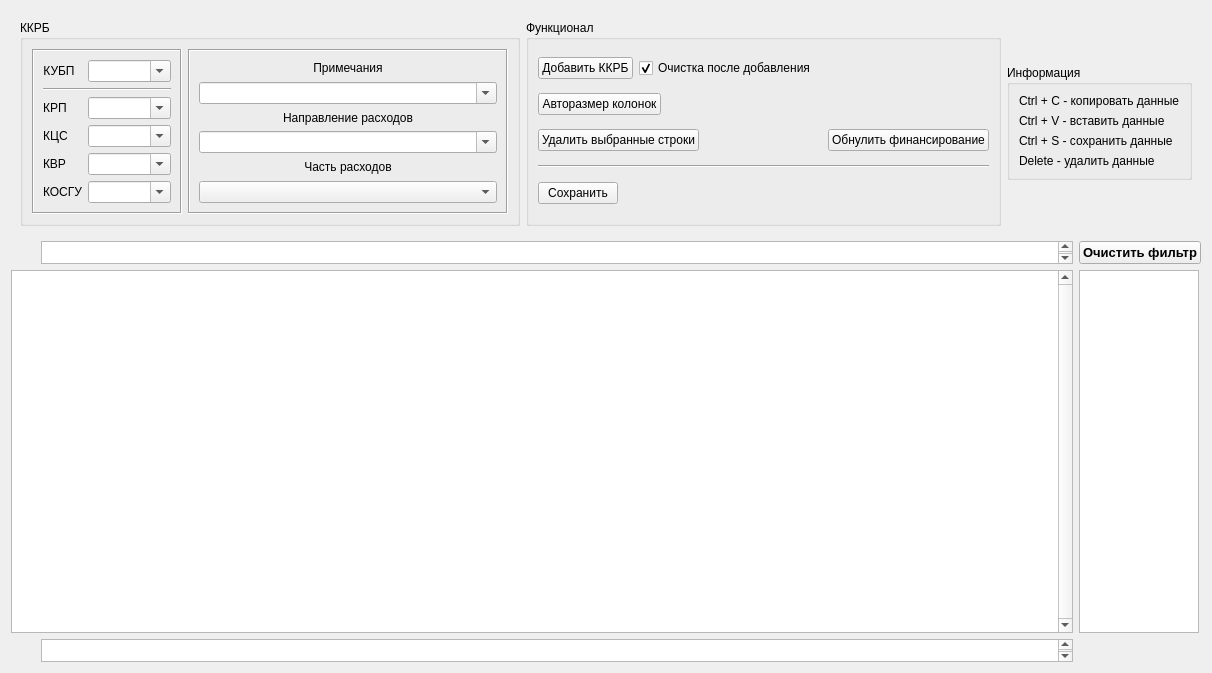
<?xml version="1.0" encoding="UTF-8"?>
<ui version="4.0">
 <class>EditorFact</class>
 <widget class="QWidget" name="EditorFact">
  <property name="geometry">
   <rect>
    <x>0</x>
    <y>0</y>
    <width>1161</width>
    <height>673</height>
   </rect>
  </property>
  <property name="windowTitle">
   <string>Form</string>
  </property>
  <layout class="QGridLayout" name="gridLayout">
   <item row="2" column="0" colspan="2">
    <widget class="QTableView" name="fact_table">
     <property name="minimumSize">
      <size>
       <width>790</width>
       <height>0</height>
      </size>
     </property>
     <property name="verticalScrollBarPolicy">
      <enum>Qt::ScrollBarAlwaysOn</enum>
     </property>
     <property name="textElideMode">
      <enum>Qt::ElideRight</enum>
     </property>
     <property name="sortingEnabled">
      <bool>false</bool>
     </property>
     <attribute name="horizontalHeaderDefaultSectionSize">
      <number>60</number>
     </attribute>
     <attribute name="horizontalHeaderStretchLastSection">
      <bool>false</bool>
     </attribute>
     <attribute name="verticalHeaderVisible">
      <bool>false</bool>
     </attribute>
     <attribute name="verticalHeaderDefaultSectionSize">
      <number>25</number>
     </attribute>
    </widget>
   </item>
   <item row="2" column="2">
    <widget class="QTableView" name="balance_sum">
     <property name="enabled">
      <bool>true</bool>
     </property>
     <property name="sizePolicy">
      <sizepolicy hsizetype="Fixed" vsizetype="Preferred">
       <horstretch>0</horstretch>
       <verstretch>0</verstretch>
      </sizepolicy>
     </property>
     <property name="minimumSize">
      <size>
       <width>120</width>
       <height>0</height>
      </size>
     </property>
     <property name="maximumSize">
      <size>
       <width>120</width>
       <height>16777215</height>
      </size>
     </property>
     <property name="frameShadow">
      <enum>QFrame::Sunken</enum>
     </property>
     <property name="verticalScrollBarPolicy">
      <enum>Qt::ScrollBarAlwaysOff</enum>
     </property>
     <property name="horizontalScrollBarPolicy">
      <enum>Qt::ScrollBarAlwaysOff</enum>
     </property>
     <property name="editTriggers">
      <set>QAbstractItemView::NoEditTriggers</set>
     </property>
     <property name="dragDropMode">
      <enum>QAbstractItemView::DragOnly</enum>
     </property>
     <property name="defaultDropAction">
      <enum>Qt::CopyAction</enum>
     </property>
     <property name="showGrid">
      <bool>true</bool>
     </property>
     <attribute name="horizontalHeaderVisible">
      <bool>false</bool>
     </attribute>
     <attribute name="horizontalHeaderMinimumSectionSize">
      <number>120</number>
     </attribute>
     <attribute name="horizontalHeaderDefaultSectionSize">
      <number>120</number>
     </attribute>
     <attribute name="horizontalHeaderShowSortIndicator" stdset="0">
      <bool>false</bool>
     </attribute>
     <attribute name="horizontalHeaderStretchLastSection">
      <bool>true</bool>
     </attribute>
     <attribute name="verticalHeaderVisible">
      <bool>false</bool>
     </attribute>
     <attribute name="verticalHeaderDefaultSectionSize">
      <number>25</number>
     </attribute>
     <attribute name="verticalHeaderStretchLastSection">
      <bool>false</bool>
     </attribute>
    </widget>
   </item>
   <item row="1" column="0" colspan="2">
    <widget class="QWidget" name="widget_2" native="true">
     <property name="sizePolicy">
      <sizepolicy hsizetype="Preferred" vsizetype="Preferred">
       <horstretch>0</horstretch>
       <verstretch>0</verstretch>
      </sizepolicy>
     </property>
     <property name="minimumSize">
      <size>
       <width>0</width>
       <height>23</height>
      </size>
     </property>
     <property name="maximumSize">
      <size>
       <width>16777215</width>
       <height>23</height>
      </size>
     </property>
     <layout class="QHBoxLayout" name="horizontalLayout_4">
      <property name="spacing">
       <number>0</number>
      </property>
      <property name="leftMargin">
       <number>0</number>
      </property>
      <property name="topMargin">
       <number>0</number>
      </property>
      <property name="rightMargin">
       <number>0</number>
      </property>
      <property name="bottomMargin">
       <number>0</number>
      </property>
      <item>
       <widget class="QWidget" name="peg_2" native="true">
        <property name="sizePolicy">
         <sizepolicy hsizetype="Fixed" vsizetype="Preferred">
          <horstretch>0</horstretch>
          <verstretch>0</verstretch>
         </sizepolicy>
        </property>
        <property name="minimumSize">
         <size>
          <width>0</width>
          <height>0</height>
         </size>
        </property>
        <property name="maximumSize">
         <size>
          <width>30</width>
          <height>16777215</height>
         </size>
        </property>
       </widget>
      </item>
      <item>
       <widget class="QTableWidget" name="filter_row">
        <property name="enabled">
         <bool>true</bool>
        </property>
        <property name="sizePolicy">
         <sizepolicy hsizetype="Preferred" vsizetype="Minimum">
          <horstretch>0</horstretch>
          <verstretch>0</verstretch>
         </sizepolicy>
        </property>
        <property name="minimumSize">
         <size>
          <width>0</width>
          <height>23</height>
         </size>
        </property>
        <property name="maximumSize">
         <size>
          <width>16777215</width>
          <height>23</height>
         </size>
        </property>
        <property name="verticalScrollBarPolicy">
         <enum>Qt::ScrollBarAlwaysOn</enum>
        </property>
        <property name="horizontalScrollBarPolicy">
         <enum>Qt::ScrollBarAlwaysOff</enum>
        </property>
        <property name="autoScroll">
         <bool>false</bool>
        </property>
        <property name="editTriggers">
         <set>QAbstractItemView::AllEditTriggers</set>
        </property>
        <property name="selectionMode">
         <enum>QAbstractItemView::NoSelection</enum>
        </property>
        <property name="verticalScrollMode">
         <enum>QAbstractItemView::ScrollPerItem</enum>
        </property>
        <property name="showGrid">
         <bool>true</bool>
        </property>
        <property name="gridStyle">
         <enum>Qt::SolidLine</enum>
        </property>
        <property name="wordWrap">
         <bool>true</bool>
        </property>
        <attribute name="horizontalHeaderVisible">
         <bool>false</bool>
        </attribute>
        <attribute name="horizontalHeaderDefaultSectionSize">
         <number>60</number>
        </attribute>
        <attribute name="horizontalHeaderHighlightSections">
         <bool>false</bool>
        </attribute>
        <attribute name="horizontalHeaderStretchLastSection">
         <bool>false</bool>
        </attribute>
        <attribute name="verticalHeaderVisible">
         <bool>false</bool>
        </attribute>
        <attribute name="verticalHeaderMinimumSectionSize">
         <number>23</number>
        </attribute>
        <attribute name="verticalHeaderDefaultSectionSize">
         <number>23</number>
        </attribute>
        <attribute name="verticalHeaderHighlightSections">
         <bool>false</bool>
        </attribute>
        <attribute name="verticalHeaderStretchLastSection">
         <bool>false</bool>
        </attribute>
        <row>
         <property name="text">
          <string/>
         </property>
        </row>
       </widget>
      </item>
     </layout>
    </widget>
   </item>
   <item row="3" column="0" colspan="2">
    <widget class="QWidget" name="widget" native="true">
     <property name="sizePolicy">
      <sizepolicy hsizetype="Preferred" vsizetype="Preferred">
       <horstretch>0</horstretch>
       <verstretch>0</verstretch>
      </sizepolicy>
     </property>
     <property name="minimumSize">
      <size>
       <width>0</width>
       <height>23</height>
      </size>
     </property>
     <property name="maximumSize">
      <size>
       <width>16777215</width>
       <height>23</height>
      </size>
     </property>
     <layout class="QHBoxLayout" name="horizontalLayout_3">
      <property name="spacing">
       <number>0</number>
      </property>
      <property name="leftMargin">
       <number>0</number>
      </property>
      <property name="topMargin">
       <number>0</number>
      </property>
      <property name="rightMargin">
       <number>0</number>
      </property>
      <property name="bottomMargin">
       <number>0</number>
      </property>
      <item>
       <widget class="QWidget" name="peg" native="true">
        <property name="sizePolicy">
         <sizepolicy hsizetype="Fixed" vsizetype="Preferred">
          <horstretch>0</horstretch>
          <verstretch>0</verstretch>
         </sizepolicy>
        </property>
        <property name="minimumSize">
         <size>
          <width>0</width>
          <height>0</height>
         </size>
        </property>
        <property name="maximumSize">
         <size>
          <width>30</width>
          <height>16777215</height>
         </size>
        </property>
       </widget>
      </item>
      <item>
       <widget class="QTableWidget" name="column_sum">
        <property name="enabled">
         <bool>true</bool>
        </property>
        <property name="sizePolicy">
         <sizepolicy hsizetype="Preferred" vsizetype="Minimum">
          <horstretch>0</horstretch>
          <verstretch>0</verstretch>
         </sizepolicy>
        </property>
        <property name="minimumSize">
         <size>
          <width>0</width>
          <height>23</height>
         </size>
        </property>
        <property name="maximumSize">
         <size>
          <width>16777215</width>
          <height>23</height>
         </size>
        </property>
        <property name="verticalScrollBarPolicy">
         <enum>Qt::ScrollBarAlwaysOn</enum>
        </property>
        <property name="horizontalScrollBarPolicy">
         <enum>Qt::ScrollBarAlwaysOff</enum>
        </property>
        <property name="autoScroll">
         <bool>false</bool>
        </property>
        <property name="editTriggers">
         <set>QAbstractItemView::NoEditTriggers</set>
        </property>
        <property name="selectionBehavior">
         <enum>QAbstractItemView::SelectRows</enum>
        </property>
        <property name="verticalScrollMode">
         <enum>QAbstractItemView::ScrollPerItem</enum>
        </property>
        <property name="showGrid">
         <bool>true</bool>
        </property>
        <property name="gridStyle">
         <enum>Qt::SolidLine</enum>
        </property>
        <property name="wordWrap">
         <bool>true</bool>
        </property>
        <attribute name="horizontalHeaderVisible">
         <bool>false</bool>
        </attribute>
        <attribute name="horizontalHeaderDefaultSectionSize">
         <number>60</number>
        </attribute>
        <attribute name="horizontalHeaderHighlightSections">
         <bool>false</bool>
        </attribute>
        <attribute name="horizontalHeaderStretchLastSection">
         <bool>false</bool>
        </attribute>
        <attribute name="verticalHeaderVisible">
         <bool>false</bool>
        </attribute>
        <attribute name="verticalHeaderMinimumSectionSize">
         <number>23</number>
        </attribute>
        <attribute name="verticalHeaderDefaultSectionSize">
         <number>23</number>
        </attribute>
        <attribute name="verticalHeaderHighlightSections">
         <bool>false</bool>
        </attribute>
        <attribute name="verticalHeaderStretchLastSection">
         <bool>false</bool>
        </attribute>
        <row>
         <property name="text">
          <string/>
         </property>
        </row>
       </widget>
      </item>
     </layout>
    </widget>
   </item>
   <item row="0" column="0" colspan="3">
    <widget class="QWidget" name="widget_3" native="true">
     <property name="enabled">
      <bool>true</bool>
     </property>
     <layout class="QGridLayout" name="gridLayout_2">
      <item row="0" column="0">
       <widget class="QGroupBox" name="groupBox">
        <property name="sizePolicy">
         <sizepolicy hsizetype="Fixed" vsizetype="Preferred">
          <horstretch>0</horstretch>
          <verstretch>0</verstretch>
         </sizepolicy>
        </property>
        <property name="minimumSize">
         <size>
          <width>500</width>
          <height>0</height>
         </size>
        </property>
        <property name="title">
         <string>ККРБ</string>
        </property>
        <layout class="QHBoxLayout" name="horizontalLayout_2">
         <item>
          <widget class="QFrame" name="frame">
           <property name="sizePolicy">
            <sizepolicy hsizetype="Minimum" vsizetype="Preferred">
             <horstretch>0</horstretch>
             <verstretch>0</verstretch>
            </sizepolicy>
           </property>
           <property name="maximumSize">
            <size>
             <width>150</width>
             <height>16777215</height>
            </size>
           </property>
           <property name="frameShape">
            <enum>QFrame::Box</enum>
           </property>
           <property name="frameShadow">
            <enum>QFrame::Sunken</enum>
           </property>
           <layout class="QFormLayout" name="formLayout">
            <item row="0" column="0">
             <widget class="QLabel" name="label_6">
              <property name="text">
               <string>КУБП</string>
              </property>
              <property name="alignment">
               <set>Qt::AlignCenter</set>
              </property>
             </widget>
            </item>
            <item row="0" column="1">
             <widget class="QComboBox" name="cb_kubp">
              <property name="enabled">
               <bool>true</bool>
              </property>
              <property name="sizePolicy">
               <sizepolicy hsizetype="Preferred" vsizetype="Fixed">
                <horstretch>0</horstretch>
                <verstretch>0</verstretch>
               </sizepolicy>
              </property>
              <property name="editable">
               <bool>true</bool>
              </property>
             </widget>
            </item>
            <item row="1" column="0" colspan="2">
             <widget class="Line" name="line">
              <property name="orientation">
               <enum>Qt::Horizontal</enum>
              </property>
             </widget>
            </item>
            <item row="2" column="0">
             <widget class="QLabel" name="label_2">
              <property name="text">
               <string>КРП</string>
              </property>
              <property name="alignment">
               <set>Qt::AlignCenter</set>
              </property>
             </widget>
            </item>
            <item row="2" column="1">
             <widget class="QComboBox" name="cb_krp">
              <property name="enabled">
               <bool>true</bool>
              </property>
              <property name="toolTipDuration">
               <number>-1</number>
              </property>
              <property name="editable">
               <bool>true</bool>
              </property>
             </widget>
            </item>
            <item row="3" column="0">
             <widget class="QLabel" name="label_3">
              <property name="text">
               <string>КЦС</string>
              </property>
              <property name="alignment">
               <set>Qt::AlignCenter</set>
              </property>
             </widget>
            </item>
            <item row="3" column="1">
             <widget class="QComboBox" name="cb_kcs">
              <property name="enabled">
               <bool>true</bool>
              </property>
              <property name="toolTipDuration">
               <number>-1</number>
              </property>
              <property name="editable">
               <bool>true</bool>
              </property>
             </widget>
            </item>
            <item row="4" column="0">
             <widget class="QLabel" name="label_4">
              <property name="text">
               <string>КВР</string>
              </property>
              <property name="alignment">
               <set>Qt::AlignCenter</set>
              </property>
             </widget>
            </item>
            <item row="4" column="1">
             <widget class="QComboBox" name="cb_kvr">
              <property name="enabled">
               <bool>true</bool>
              </property>
              <property name="editable">
               <bool>true</bool>
              </property>
             </widget>
            </item>
            <item row="5" column="0">
             <widget class="QLabel" name="label_5">
              <property name="text">
               <string>КОСГУ</string>
              </property>
              <property name="alignment">
               <set>Qt::AlignCenter</set>
              </property>
             </widget>
            </item>
            <item row="5" column="1">
             <widget class="QComboBox" name="cb_kosgu">
              <property name="enabled">
               <bool>true</bool>
              </property>
              <property name="editable">
               <bool>true</bool>
              </property>
             </widget>
            </item>
           </layout>
          </widget>
         </item>
         <item>
          <widget class="QFrame" name="frame_2">
           <property name="sizePolicy">
            <sizepolicy hsizetype="Preferred" vsizetype="Preferred">
             <horstretch>0</horstretch>
             <verstretch>0</verstretch>
            </sizepolicy>
           </property>
           <property name="frameShape">
            <enum>QFrame::Box</enum>
           </property>
           <property name="frameShadow">
            <enum>QFrame::Sunken</enum>
           </property>
           <layout class="QVBoxLayout" name="verticalLayout">
            <item>
             <widget class="QLabel" name="label_7">
              <property name="maximumSize">
               <size>
                <width>16777215</width>
                <height>20</height>
               </size>
              </property>
              <property name="text">
               <string>Примечания</string>
              </property>
              <property name="alignment">
               <set>Qt::AlignCenter</set>
              </property>
             </widget>
            </item>
            <item>
             <widget class="QComboBox" name="cb_notes">
              <property name="enabled">
               <bool>true</bool>
              </property>
              <property name="editable">
               <bool>true</bool>
              </property>
             </widget>
            </item>
            <item>
             <widget class="QLabel" name="label_8">
              <property name="maximumSize">
               <size>
                <width>16777215</width>
                <height>20</height>
               </size>
              </property>
              <property name="text">
               <string>Направление расходов</string>
              </property>
              <property name="alignment">
               <set>Qt::AlignCenter</set>
              </property>
             </widget>
            </item>
            <item>
             <widget class="QComboBox" name="cb_direction">
              <property name="enabled">
               <bool>true</bool>
              </property>
              <property name="editable">
               <bool>true</bool>
              </property>
             </widget>
            </item>
            <item>
             <widget class="QLabel" name="label_9">
              <property name="maximumSize">
               <size>
                <width>16777215</width>
                <height>20</height>
               </size>
              </property>
              <property name="text">
               <string>Часть расходов</string>
              </property>
              <property name="alignment">
               <set>Qt::AlignCenter</set>
              </property>
             </widget>
            </item>
            <item>
             <widget class="QComboBox" name="cb_exp_part">
              <property name="enabled">
               <bool>true</bool>
              </property>
              <property name="editable">
               <bool>false</bool>
              </property>
              <property name="currentIndex">
               <number>-1</number>
              </property>
             </widget>
            </item>
           </layout>
          </widget>
         </item>
        </layout>
       </widget>
      </item>
      <item row="0" column="1">
       <widget class="QGroupBox" name="groupBox_2">
        <property name="title">
         <string>Функционал</string>
        </property>
        <layout class="QGridLayout" name="gridLayout_4">
         <item row="0" column="0">
          <widget class="QPushButton" name="add_kkrb">
           <property name="text">
            <string>Добавить ККРБ</string>
           </property>
          </widget>
         </item>
         <item row="0" column="1">
          <widget class="QCheckBox" name="check_clear_kkrb">
           <property name="text">
            <string>Очистка после добавления</string>
           </property>
           <property name="checked">
            <bool>true</bool>
           </property>
          </widget>
         </item>
         <item row="0" column="2">
          <spacer name="horizontalSpacer">
           <property name="orientation">
            <enum>Qt::Horizontal</enum>
           </property>
           <property name="sizeHint" stdset="0">
            <size>
             <width>40</width>
             <height>20</height>
            </size>
           </property>
          </spacer>
         </item>
         <item row="0" column="3" rowspan="2">
          <spacer name="verticalSpacer">
           <property name="orientation">
            <enum>Qt::Vertical</enum>
           </property>
           <property name="sizeHint" stdset="0">
            <size>
             <width>20</width>
             <height>40</height>
            </size>
           </property>
          </spacer>
         </item>
         <item row="1" column="0" colspan="2">
          <widget class="QPushButton" name="resize_column_button">
           <property name="sizePolicy">
            <sizepolicy hsizetype="Maximum" vsizetype="Maximum">
             <horstretch>0</horstretch>
             <verstretch>0</verstretch>
            </sizepolicy>
           </property>
           <property name="text">
            <string>Авторазмер колонок</string>
           </property>
          </widget>
         </item>
         <item row="2" column="0" colspan="2">
          <widget class="QPushButton" name="del_str_fact_table">
           <property name="sizePolicy">
            <sizepolicy hsizetype="Maximum" vsizetype="Maximum">
             <horstretch>0</horstretch>
             <verstretch>0</verstretch>
            </sizepolicy>
           </property>
           <property name="text">
            <string>Удалить выбранные строки</string>
           </property>
           <property name="shortcut">
            <string>Del</string>
           </property>
          </widget>
         </item>
         <item row="4" column="0">
          <widget class="QPushButton" name="save_button">
           <property name="sizePolicy">
            <sizepolicy hsizetype="Maximum" vsizetype="Maximum">
             <horstretch>0</horstretch>
             <verstretch>0</verstretch>
            </sizepolicy>
           </property>
           <property name="text">
            <string>Сохранить</string>
           </property>
           <property name="shortcut">
            <string>Ctrl+S</string>
           </property>
          </widget>
         </item>
         <item row="2" column="3">
          <widget class="QPushButton" name="minus_fact_button">
           <property name="sizePolicy">
            <sizepolicy hsizetype="Maximum" vsizetype="Maximum">
             <horstretch>0</horstretch>
             <verstretch>0</verstretch>
            </sizepolicy>
           </property>
           <property name="text">
            <string>Обнулить финансирование</string>
           </property>
           <property name="shortcut">
            <string>Del</string>
           </property>
          </widget>
         </item>
         <item row="3" column="0" colspan="4">
          <widget class="Line" name="line_2">
           <property name="orientation">
            <enum>Qt::Horizontal</enum>
           </property>
          </widget>
         </item>
        </layout>
       </widget>
      </item>
      <item row="0" column="2">
       <widget class="QGroupBox" name="groupBox_5">
        <property name="sizePolicy">
         <sizepolicy hsizetype="Maximum" vsizetype="Maximum">
          <horstretch>0</horstretch>
          <verstretch>0</verstretch>
         </sizepolicy>
        </property>
        <property name="title">
         <string>Информация</string>
        </property>
        <layout class="QGridLayout" name="gridLayout_3">
         <item row="0" column="0">
          <widget class="QLabel" name="label">
           <property name="sizePolicy">
            <sizepolicy hsizetype="Maximum" vsizetype="Maximum">
             <horstretch>0</horstretch>
             <verstretch>0</verstretch>
            </sizepolicy>
           </property>
           <property name="text">
            <string>Ctrl + C - копировать данные</string>
           </property>
          </widget>
         </item>
         <item row="1" column="0">
          <widget class="QLabel" name="label_10">
           <property name="sizePolicy">
            <sizepolicy hsizetype="Maximum" vsizetype="Maximum">
             <horstretch>0</horstretch>
             <verstretch>0</verstretch>
            </sizepolicy>
           </property>
           <property name="text">
            <string>Ctrl + V - вставить данные</string>
           </property>
          </widget>
         </item>
         <item row="3" column="0">
          <widget class="QLabel" name="label_11">
           <property name="sizePolicy">
            <sizepolicy hsizetype="Maximum" vsizetype="Maximum">
             <horstretch>0</horstretch>
             <verstretch>0</verstretch>
            </sizepolicy>
           </property>
           <property name="text">
            <string>Delete - удалить данные</string>
           </property>
          </widget>
         </item>
         <item row="2" column="0">
          <widget class="QLabel" name="label_12">
           <property name="sizePolicy">
            <sizepolicy hsizetype="Maximum" vsizetype="Maximum">
             <horstretch>0</horstretch>
             <verstretch>0</verstretch>
            </sizepolicy>
           </property>
           <property name="text">
            <string>Ctrl + S - сохранить данные</string>
           </property>
          </widget>
         </item>
        </layout>
       </widget>
      </item>
     </layout>
    </widget>
   </item>
   <item row="1" column="2">
    <widget class="QPushButton" name="filter_clear">
     <property name="font">
      <font>
       <pointsize>10</pointsize>
       <weight>75</weight>
       <bold>true</bold>
      </font>
     </property>
     <property name="text">
      <string>Очистить фильтр</string>
     </property>
    </widget>
   </item>
  </layout>
  <action name="action_add">
   <property name="icon">
    <iconset resource="../3rdparty/LimeReport/limereport/databrowser/lrdatabrowser.qrc">
     <normaloff>:/databrowser/images/add.png</normaloff>:/databrowser/images/add.png</iconset>
   </property>
   <property name="text">
    <string>Добавить в фильтр по значению</string>
   </property>
   <property name="shortcut">
    <string>P</string>
   </property>
  </action>
  <action name="action_NULL">
   <property name="text">
    <string>Установить в NULL</string>
   </property>
  </action>
 </widget>
 <resources>
  <include location="../3rdparty/LimeReport/limereport/databrowser/lrdatabrowser.qrc"/>
 </resources>
 <connections/>
</ui>
